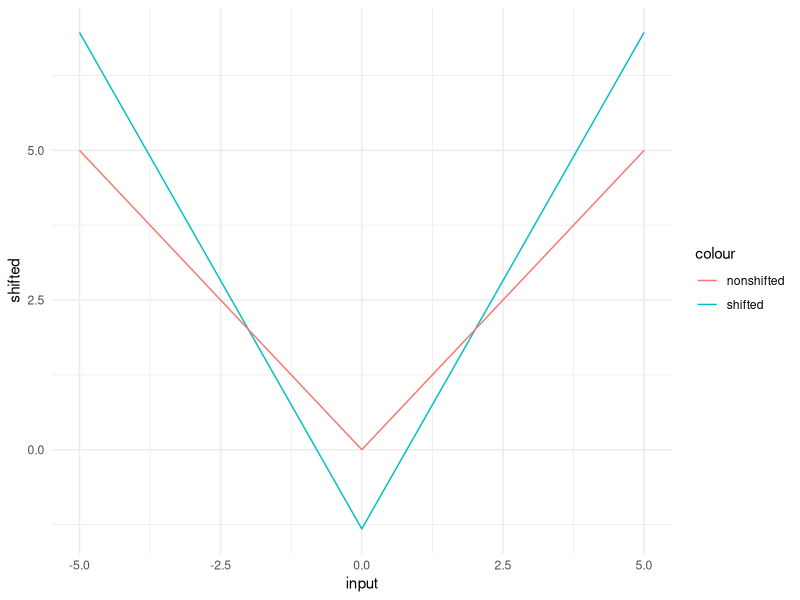

Source code (R): (Note: a time limit stopped this script after it produced the figure.)
## ---- chunk 1
knitr::opts_chunk$set(echo = TRUE)
## ---- chunk 2
library(ggplot2)
f <- function(x) {
    return((abs(x)-2/sqrt(2*pi))/(sqrt(1-2/pi)))
}
x <- seq(-5,5,0.1)
dat <- as.data.frame(cbind(x,f(x),abs(x)))
colnames(dat) <- c("input", "shifted","nonshifted")
head(dat)
ggplot(dat,aes(x=input)) +
    geom_line(aes(y=shifted, color="shifted")) +
    geom_line(aes(y=nonshifted, color="nonshifted")) +
    theme_minimal()
## ---- chunk 3
start_time <- Sys.time()
set.seed(7017)

library(ggplot2)

alpha <- 1
n0 <- seq(5,1000,20)
phi <- 1
m <- n0 / phi
psi <- 1.5
L <- c(1,5,10)
sigmax <- 1
sigmaw <- 1

f <- function(x,alpha=1) {
    numerator <- max(x,0)+alpha*max(-x,0)-(1+alpha)/sqrt(2*pi)
    denominator <- sqrt(0.5*(1+alpha^2)-0.5/pi*(1+alpha)^2)
    return(numerator/denominator)
}

dat <- data.frame()

for (l in L) {
    for (n in n0) {
        X <- matrix(rnorm(n*n,0,sigmax),nrow=n)

        i <- 0
        while (i <= l) {
            if (i==0) {
                Yl <- X
            } else {
                Wl <- matrix(rnorm(ceiling(nrow(Yl)/psi)*nrow(Yl),
                                   0,sigmaw/sqrt(nrow(Yl))),ncol=nrow(Yl))
                # reshape Wl 
                Yl <- Wl%*%Yl
                # as f contains max() inside, which ruins our 
                # element-wise calculation (in matrix)
                Yl <- matrix(sapply(Yl,f),ncol=ncol(Yl),byrow=T)
            }
            i <- i + 1
        }
        covmat <- Yl%*%t(Yl)
        M <- covmat/nrow(Yl)

        # transform these eigenvalues to density then we are done
        rho_l <- eigen(covmat)$values
        rho_l <- density(rho_l,0.05)$y
        
        # also tranform this
        rho_1_bar <- -1/pi*Im(0.5-0.5*sqrt(as.complex(1-4/eigen(M)$values)))
        rho_1_bar <- density(rho_1_bar,0.05)$y
        
        # dist <- mean(abs(rho_1_bar-rho_l))
        # this is an approximation 
        # according to derivations in lecture on 27 August
        dist <- mean(abs(1/ceiling(nrow(Yl)/psi)-rho_l))
        dat <- rbind(dat, c(l, n, dist))
    }
}
colnames(dat) <- c("L","n0","d")
dat$L <- factor(dat$L)
ggplot(dat, aes(x=n0,y=d,color=L)) +
    geom_line(size=1.5) +
    coord_trans(x="log10",y="log10") + 
    annotation_logticks(scaled=F) +
    theme_minimal()

end_time <- Sys.time()

end_time - start_time
## ---- chunk 4
rm(list=ls())

start_time <- Sys.time()
set.seed(7017)

library(ggplot2)

alpha <- 0.99
n0 <- seq(5,1000,20)
phi <- 1
m <- n0 / phi
psi <- 1.5
L <- c(1,5,10)
sigmax <- 1
sigmaw <- 1

f <- function(x,alpha=0.99) {
    numerator <- max(x,0)+alpha*max(-x,0)-(1+alpha)/sqrt(2*pi)
    denominator <- sqrt(0.5*(1+alpha^2)-0.5/pi*(1+alpha)^2)
    return(numerator/denominator)
}

dat <- data.frame()

for (l in L) {
    for (n in n0) {
        X <- matrix(rnorm(n*n,0,sigmax),nrow=n)

        i <- 0
        while (i <= l) {
            if (i==0) {
                Yl <- X
            } else {
                Wl <- matrix(rnorm(ceiling(nrow(Yl)/psi)*nrow(Yl),
                                   0,sigmaw/sqrt(nrow(Yl))),ncol=nrow(Yl))
                # reshape Wl 
                Yl <- Wl%*%Yl
                # as f contains max() inside, which ruins our 
                # element-wise calculation (in matrix)
                Yl <- matrix(sapply(Yl,f),ncol=ncol(Yl),byrow=T)
            }
            i <- i + 1
        }
        covmat <- Yl%*%t(Yl)
        M <- covmat/nrow(Yl)

        # transform these eigenvalues to density then we are done
        rho_l <- eigen(covmat)$values
        rho_l <- density(rho_l,0.05)$y
        
        # also tranform this
        rho_1_bar <- -1/pi*Im(0.5-0.5*sqrt(as.complex(1-4/eigen(M)$values)))
        rho_1_bar <- density(rho_1_bar,0.05)$y
        
        # dist <- mean(abs(rho_1_bar-rho_l))
        # this is an approximation 
        # according to derivations in lecture on 27 August
        dist <- mean(abs(1/ceiling(nrow(Yl)/psi)-rho_l))
        dat <- rbind(dat, c(l, n, dist))
    }
}
colnames(dat) <- c("L","n0","d")
dat$L <- factor(dat$L)
ggplot(dat, aes(x=n0,y=d,color=L)) +
    geom_line(size=1.5) +
    coord_trans(x="log10",y="log10") + 
    annotation_logticks(scaled=F) +
    theme_minimal()

end_time <- Sys.time()

end_time - start_time
